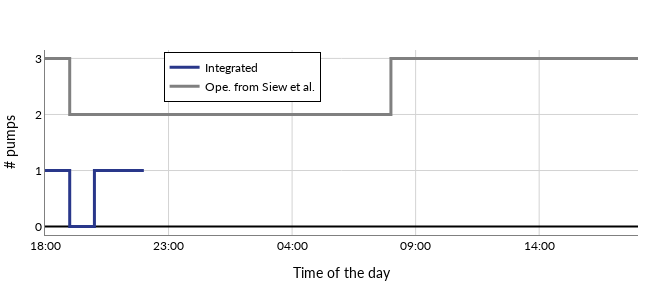

Notebook cell for this chart:
### Code cell
title='Median pattern of the integrated opt. results'
fig = go.Figure()
figspace_in=[4.5,2]
e=0
# for each island in islands and individual in individual extract the fitness-vector and put it in a numpy array
fitness = np.array([ind['fitness-vector'] for island in exps[e]['archipelago']['islands'] for ind in island['generations'][-1]['individuals']])
dvs = np.array([ind['decision-vector'] for island in exps[e]['archipelago']['islands'] for ind in island['generations'][-1]['individuals']])

# I want full color the best pareto front of each solution and a lighter color for the rest, which are still pareto fronts but for the individual islands
# Also, I need to make transparent solutions in the best pareto front but that are not feasible (i.e. reliability index < 0)
pf = naive_pareto_front(fitness, f__indexes=True)
pf = pf[fitness[pf,1] <= -0.1] # only feasible solutions (I should do a simulation but this will do)
npf=[p for p in range(len(fitness)) if p not in pf]

dvs_ope_int=np.median(dvs[pf, 76:100], axis=0).reshape(-1,1)
dvs_ope_int=np.concatenate([dvs_ope_int,dvs_ope_int], axis=1).flatten()
dvs_ope_siew = np.array([3,2,2,2,2,2,2,2,2,2,2,2,2,2,3,3,3,3,3,3,3,3,3,3]).reshape(-1,1)
dvs_ope_siew=np.concatenate([dvs_ope_siew,dvs_ope_siew], axis=1).flatten()
t=np.array(np.arange(0, 24, 1)).reshape(-1, 1)
t=np.hstack([t,t+1]).flatten()
fig.add_trace(go.Scatter(x=t, y=dvs_ope_int, mode='lines', showlegend=True, name='Integrated', line=dict(color=colors[0], width=3)))
fig.add_trace(go.Scatter(x=t, y=dvs_ope_siew, mode='lines', showlegend=True, name='Ope. from Siew et al.', line=dict(color=colors[1], width=3)))
fix_layout(fig, None)
fig.update_layout(font_size=12)
fig.update_xaxes(title=dict(text='Time of the day', font_size=14), range=[0, 24], tickvals=np.array(np.arange(0,24,5)), ticktext=['18:00', '23:00', '04:00', '09:00', '14:00'])
fig.update_yaxes(title=dict(text='# pumps', font_size=14), range=[-0.15, 3.15], tickvals=[0,1,2,3], ticktext=['0','1','2','3'])
fig.update_layout(legend_font_size=12, legend_x=0.2, legend_y=0.99)

### Figure 1 — Plotly figure (JSON) as saved in the notebook; plotly's stock layout.template omitted (floating-point values rounded to 4 significant figures)
{"data": [{"line": {"color": "#29378A", "width": 3}, "mode": "lines", "name": "Integrated", "showlegend": true, "type": "scatter", "x": [0, 1, 1, 2, 2, 3, 3, 4, 4, 5, 5, 6, 6, 7, 7, 8, 8, 9, 9, 10, 10, 11, 11, 12, 12, 13, 13, 14, 14, 15, 15, 16, 16, 17, 17, 18, 18, 19, 19, 20, 20, 21, 21, 22, 22, 23, 23, 24], "y": [1, 1, 0, 0, 1, 1, 1, 1]}, {"line": {"color": "#808080", "width": 3}, "mode": "lines", "name": "Ope. from Siew et al.", "showlegend": true, "type": "scatter", "x": [0, 1, 1, 2, 2, 3, 3, 4, 4, 5, 5, 6, 6, 7, 7, 8, 8, 9, 9, 10, 10, 11, 11, 12, 12, 13, 13, 14, 14, 15, 15, 16, 16, 17, 17, 18, 18, 19, 19, 20, 20, 21, 21, 22, 22, 23, 23, 24], "y": [3, 3, 2, 2, 2, 2, 2, 2, 2, 2, 2, 2, 2, 2, 2, 2, 2, 2, 2, 2, 2, 2, 2, 2, 2, 2, 2, 2, 3, 3, 3, 3, 3, 3, 3, 3, 3, 3, 3, 3, 3, 3, 3, 3, 3, 3, 3, 3]}], "layout": {"font": {"color": "black", "family": "Lato", "size": 12}, "height": 288, "legend": {"bgcolor": "White", "bordercolor": "Black", "borderwidth": 1, "font": {"size": 12}, "groupclick": "toggleitem", "itemclick": "toggleothers", "itemdoubleclick": "toggle", "itemsizing": "trace", "orientation": "v", "tracegroupgap": 100, "traceorder": "normal", "x": 0.2, "xanchor": "left", "y": 0.99, "yanchor": "top"}, "margin": {"b": 10, "l": 10, "pad": 0, "r": 10, "t": 50}, "paper_bgcolor": "white", "plot_bgcolor": "white", "showlegend": true, "title": {"font": {"size": 45}, "x": 0.5, "xanchor": "center", "y": 1, "yanchor": "top"}, "width": 648, "xaxis": {"automargin": true, "gridcolor": "lightgrey", "linecolor": "grey", "linewidth": 1, "range": [0, 24], "showgrid": true, "showline": true, "ticktext": ["18:00", "23:00", "04:00", "09:00", "14:00"], "tickvals": [0, 5, 10, 15, 20], "title": {"font": {"size": 14}, "text": "Time of the day"}, "zerolinecolor": "black"}, "yaxis": {"automargin": true, "gridcolor": "lightgrey", "linecolor": "grey", "linewidth": 1, "range": [-0.15, 3.15], "showgrid": true, "showline": true, "ticktext": ["0", "1", "2", "3"], "tickvals": [0, 1, 2, 3], "title": {"font": {"size": 14}, "text": "# pumps"}, "zerolinecolor": "black"}}}
